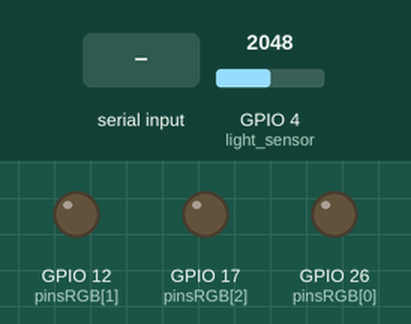
A sketch run on a simulated ESP32. Shown: output pins drawn as LEDs (lit = HIGH). The test bench sets the inputs (shaded band); at power-on: GPIO 4 (light_sensor) = 2048. Nothing arrives over Bluetooth unless stated; what the sketch prints to the serial monitor is not drawn.

Above: at 1.2 s.
1.3 s: "90,45\n" received over the second serial link
At 1.8 s:
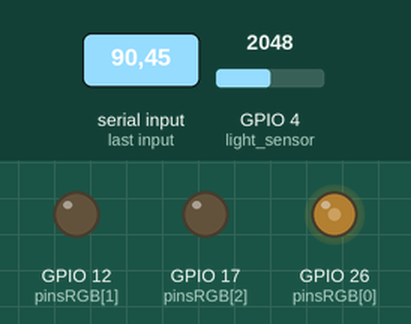
2.8 s: "30,150\n" received over the second serial link
At 3.3 s:
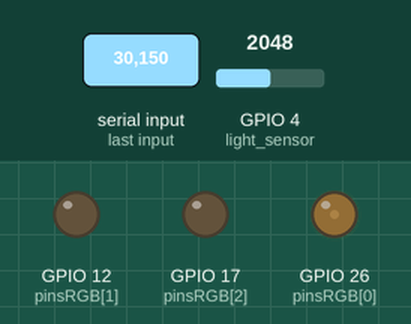
4.3 s: "200\n" received over the second serial link
At 4.9 s:
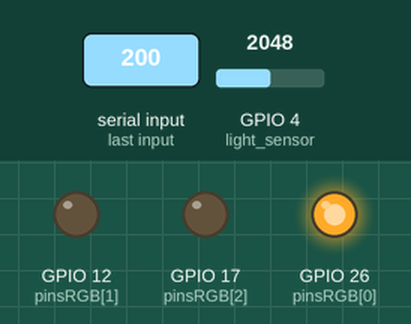
5.8 s: "90 45 200\n" received over the second serial link
At 6.4 s:
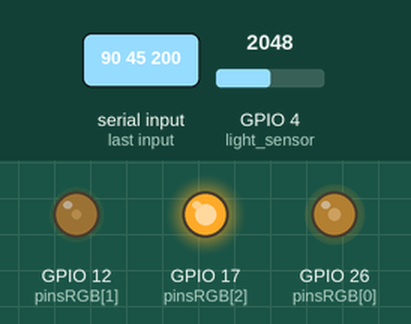
Timing chart, 0 to 8.3 s (numbered marks = the images above; inputs shaded):
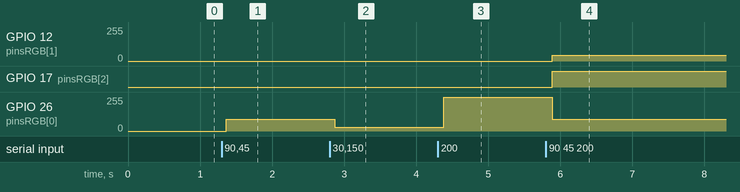

Measured:
- after the input at 1.3 s, GPIO 26 (pinsRGB[0]): 0/255 → 90/255 after 0.06 s
- after the input at 2.8 s, GPIO 26 (pinsRGB[0]): 90/255 → 30/255 after 0.07 s
- after the input at 4.3 s, GPIO 26 (pinsRGB[0]): 30/255 → 255/255 after 0.08 s
- after the input at 5.8 s, GPIO 12 (pinsRGB[1]): 0/255 → 45/255 after 0.09 s; GPIO 17 (pinsRGB[2]): LOW → HIGH after 0.09 s; GPIO 26 (pinsRGB[0]): 255/255 → 90/255 after 0.09 s

The sketch:

arduino_sketch.ino
```cpp
#include "BluetoothSerial.h"
//#include <TroykaLight.h>
#if !defined(CONFIG_BT_ENABLED) || !defined(CONFIG_BLUEDROID_ENABLED)
#error Bluetooth is not enabled! Please run `make menuconfig` to and enable it
#endif

BluetoothSerial SerialBT;

// the numbers of the LED pins
const int pinsRGB[3] = {26, 12, 17};

//Light sensor pin
const int light_sensor = 4;
int threshold = 2000;

// setting PWM properties
const int freq = 5000;

const int ledChannelR = 0;
const int ledChannelG = 1;
const int ledChannelb = 2;

const int resolution = 8;

char input[32], rgb[3] = {0};


class User{
  bool is_automatic = false;
  int last_rgb[3] = {255,0,0};
public:
  bool turn_on = false;

  void read(){
    for (byte i = 0; i < 32; i++){
      input[i] = SerialBT.read();
      Serial.print(input[i]);
    }
    Serial.println("");
    sscanf(input, "%u %u %u", &rgb[0], &rgb[1], &rgb[2]);
    String temp="";
    sscanf(input, "Automatic: %d", &is_automatic);
//    is_automatic = bool(temp);
    Serial.println(is_automatic);

  }

  void light(){
    if (is_automatic){
      if(rgb[0] !=0 || rgb[1]!=0 || rgb[2]!=0){
         for (int i = 0; i < 3; i++){
            last_rgb[i] = rgb[i];
          }
        }
      if (turn_on){
          for (byte i = 0; i < 3; i++){
            ledcWrite(i, last_rgb[i]);
          }
      }
      else{
         for (byte i = 0; i < 3; i++){
            ledcWrite(i, 0);
          }
      }
    }
    else{
      for (byte i = 0; i < 3; i++){
          ledcWrite(i, rgb[i]);
      }
    }
  }


};


User user;

void setup(){


  for (uint8_t i = 0; i < 3; i++) {
    ledcAttachPin(pinsRGB[i], i); //connects GPIO to led driver interface
    ledcSetup(i, freq, resolution); //configures PWM stats.
    ledcWrite(i, rgb[i]); //turns off to start
  }

  SerialBT.begin("ESP32test"); //Bluetooth device name
  Serial.begin(115200);
  Serial.println("The device started, now you can pair it with bluetooth!");
}

void loop(){

  int lightness = analogRead(light_sensor);
//  Serial.println("Lightness is: " + String(lightness));
//  SerialBT.write(SerialBT.read());
  if (lightness > threshold) user.turn_on = true;
  else user.turn_on = false;
  user.light();
  if (SerialBT.available()) {
    user.read();
  }
  delay(50);
}
```
